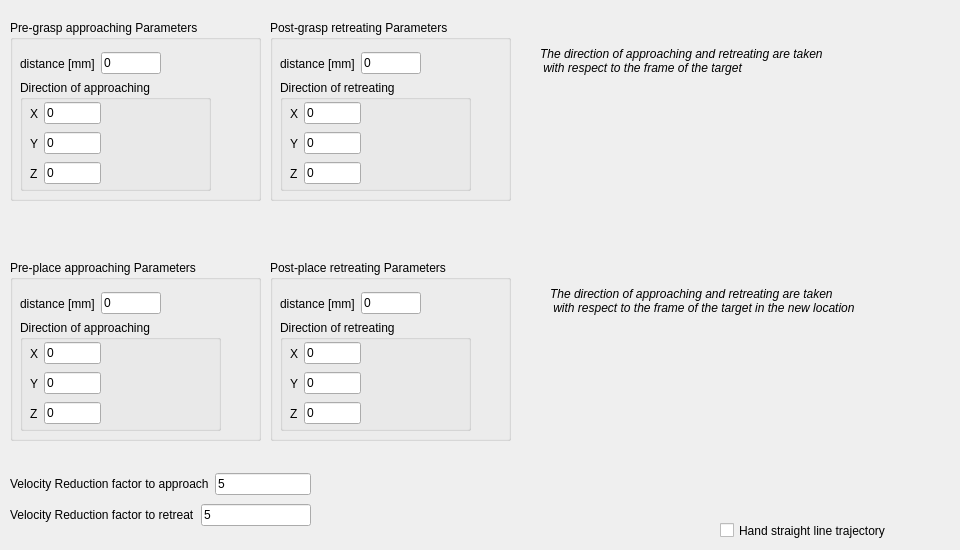
   <widget class="QWidget" name="tab_huml_pick">
    <attribute name="title">
     <string>Pick &amp;&amp; Place settings</string>
    </attribute>
    <widget class="QGroupBox" name="groupBox_pre_grasp">
     <property name="geometry">
      <rect>
       <x>10</x>
       <y>20</y>
       <width>251</width>
       <height>181</height>
      </rect>
     </property>
     <property name="title">
      <string>Pre-grasp approaching Parameters</string>
     </property>
     <widget class="QWidget" name="layoutWidget_dist">
      <property name="geometry">
       <rect>
        <x>10</x>
        <y>30</y>
        <width>141</width>
        <height>27</height>
       </rect>
      </property>
      <layout class="QHBoxLayout" name="horizontalLayout_16">
       <item>
        <widget class="QLabel" name="label_31">
         <property name="text">
          <string>distance [mm]</string>
         </property>
        </widget>
       </item>
       <item>
        <widget class="QLineEdit" name="lineEdit_pre_grasp_dist">
         <property name="text">
          <string>0</string>
         </property>
        </widget>
       </item>
      </layout>
     </widget>
     <widget class="QGroupBox" name="groupBox_9">
      <property name="geometry">
       <rect>
        <x>10</x>
        <y>60</y>
        <width>191</width>
        <height>111</height>
       </rect>
      </property>
      <property name="title">
       <string>Direction of approaching</string>
      </property>
      <widget class="QWidget" name="layoutWidget_12">
       <property name="geometry">
        <rect>
         <x>10</x>
         <y>50</y>
         <width>71</width>
         <height>27</height>
        </rect>
       </property>
       <layout class="QHBoxLayout" name="horizontalLayout_29">
        <item>
         <widget class="QLabel" name="label_97">
          <property name="text">
           <string>Y</string>
          </property>
         </widget>
        </item>
        <item>
         <widget class="QLineEdit" name="lineEdit_pre_grasp_y">
          <property name="text">
           <string>0</string>
          </property>
         </widget>
        </item>
       </layout>
      </widget>
      <widget class="QWidget" name="layoutWidget_13">
       <property name="geometry">
        <rect>
         <x>10</x>
         <y>80</y>
         <width>71</width>
         <height>27</height>
        </rect>
       </property>
       <layout class="QHBoxLayout" name="horizontalLayout_30">
        <item>
         <widget class="QLabel" name="label_98">
          <property name="text">
           <string>Z</string>
          </property>
         </widget>
        </item>
        <item>
         <widget class="QLineEdit" name="lineEdit_pre_grasp_z">
          <property name="text">
           <string>0</string>
          </property>
         </widget>
        </item>
       </layout>
      </widget>
      <widget class="QWidget" name="layoutWidget_eng_tol_pos_3">
       <property name="geometry">
        <rect>
         <x>10</x>
         <y>20</y>
         <width>71</width>
         <height>27</height>
        </rect>
       </property>
       <layout class="QHBoxLayout" name="horizontalLayout_31">
        <item>
         <widget class="QLabel" name="label_99">
          <property name="text">
           <string>X</string>
          </property>
         </widget>
        </item>
        <item>
         <widget class="QLineEdit" name="lineEdit_pre_grasp_x">
          <property name="text">
           <string>0</string>
          </property>
         </widget>
        </item>
       </layout>
      </widget>
     </widget>
    </widget>
    <widget class="QGroupBox" name="groupBox_post_grasp">
     <property name="geometry">
      <rect>
       <x>270</x>
       <y>20</y>
       <width>241</width>
       <height>181</height>
      </rect>
     </property>
     <property name="title">
      <string>Post-grasp retreating Parameters</string>
     </property>
     <widget class="QWidget" name="layoutWidget_dist_2">
      <property name="geometry">
       <rect>
        <x>10</x>
        <y>30</y>
        <width>141</width>
        <height>27</height>
       </rect>
      </property>
      <layout class="QHBoxLayout" name="horizontalLayout_18">
       <item>
        <widget class="QLabel" name="label_33">
         <property name="text">
          <string>distance [mm]</string>
         </property>
        </widget>
       </item>
       <item>
        <widget class="QLineEdit" name="lineEdit_post_grasp_dist">
         <property name="text">
          <string>0</string>
         </property>
        </widget>
       </item>
      </layout>
     </widget>
     <widget class="QGroupBox" name="groupBox_10">
      <property name="geometry">
       <rect>
        <x>10</x>
        <y>60</y>
        <width>191</width>
        <height>111</height>
       </rect>
      </property>
      <property name="title">
       <string>Direction of retreating</string>
      </property>
      <widget class="QWidget" name="layoutWidget_14">
       <property name="geometry">
        <rect>
         <x>10</x>
         <y>50</y>
         <width>71</width>
         <height>27</height>
        </rect>
       </property>
       <layout class="QHBoxLayout" name="horizontalLayout_32">
        <item>
         <widget class="QLabel" name="label_100">
          <property name="text">
           <string>Y</string>
          </property>
         </widget>
        </item>
        <item>
         <widget class="QLineEdit" name="lineEdit_post_grasp_y">
          <property name="text">
           <string>0</string>
          </property>
         </widget>
        </item>
       </layout>
      </widget>
      <widget class="QWidget" name="layoutWidget_15">
       <property name="geometry">
        <rect>
         <x>10</x>
         <y>80</y>
         <width>71</width>
         <height>27</height>
        </rect>
       </property>
       <layout class="QHBoxLayout" name="horizontalLayout_33">
        <item>
         <widget class="QLabel" name="label_101">
          <property name="text">
           <string>Z</string>
          </property>
         </widget>
        </item>
        <item>
         <widget class="QLineEdit" name="lineEdit_post_grasp_z">
          <property name="text">
           <string>0</string>
          </property>
         </widget>
        </item>
       </layout>
      </widget>
      <widget class="QWidget" name="layoutWidget_eng_tol_pos_4">
       <property name="geometry">
        <rect>
         <x>10</x>
         <y>20</y>
         <width>71</width>
         <height>27</height>
        </rect>
       </property>
       <layout class="QHBoxLayout" name="horizontalLayout_34">
        <item>
         <widget class="QLabel" name="label_102">
          <property name="text">
           <string>X</string>
          </property>
         </widget>
        </item>
        <item>
         <widget class="QLineEdit" name="lineEdit_post_grasp_x">
          <property name="text">
           <string>0</string>
          </property>
         </widget>
        </item>
       </layout>
      </widget>
     </widget>
    </widget>
    <widget class="QLabel" name="label_pick">
     <property name="geometry">
      <rect>
       <x>540</x>
       <y>40</y>
       <width>331</width>
       <height>41</height>
      </rect>
     </property>
     <property name="font">
      <font>
       <italic>true</italic>
       <underline>false</underline>
      </font>
     </property>
     <property name="text">
      <string>The direction of approaching and retreating are taken 
 with respect to the frame of the target</string>
     </property>
    </widget>
    <widget class="QGroupBox" name="groupBox_pre_place">
     <property name="geometry">
      <rect>
       <x>10</x>
       <y>260</y>
       <width>251</width>
       <height>181</height>
      </rect>
     </property>
     <property name="title">
      <string>Pre-place approaching Parameters</string>
     </property>
     <widget class="QWidget" name="layoutWidget_dist_5">
      <property name="geometry">
       <rect>
        <x>10</x>
        <y>30</y>
        <width>141</width>
        <height>27</height>
       </rect>
      </property>
      <layout class="QHBoxLayout" name="horizontalLayout_101">
       <item>
        <widget class="QLabel" name="label_186">
         <property name="text">
          <string>distance [mm]</string>
         </property>
        </widget>
       </item>
       <item>
        <widget class="QLineEdit" name="lineEdit_pre_place_dist">
         <property name="text">
          <string>0</string>
         </property>
        </widget>
       </item>
      </layout>
     </widget>
     <widget class="QGroupBox" name="groupBox_13">
      <property name="geometry">
       <rect>
        <x>10</x>
        <y>60</y>
        <width>201</width>
        <height>111</height>
       </rect>
      </property>
      <property name="title">
       <string>Direction of approaching</string>
      </property>
      <widget class="QWidget" name="layoutWidget_24">
       <property name="geometry">
        <rect>
         <x>10</x>
         <y>50</y>
         <width>71</width>
         <height>27</height>
        </rect>
       </property>
       <layout class="QHBoxLayout" name="horizontalLayout_102">
        <item>
         <widget class="QLabel" name="label_187">
          <property name="text">
           <string>Y</string>
          </property>
         </widget>
        </item>
        <item>
         <widget class="QLineEdit" name="lineEdit_pre_place_y">
          <property name="text">
           <string>0</string>
          </property>
         </widget>
        </item>
       </layout>
      </widget>
      <widget class="QWidget" name="layoutWidget_25">
       <property name="geometry">
        <rect>
         <x>10</x>
         <y>80</y>
         <width>71</width>
         <height>27</height>
        </rect>
       </property>
       <layout class="QHBoxLayout" name="horizontalLayout_103">
        <item>
         <widget class="QLabel" name="label_188">
          <property name="text">
           <string>Z</string>
          </property>
         </widget>
        </item>
        <item>
         <widget class="QLineEdit" name="lineEdit_pre_place_z">
          <property name="text">
           <string>0</string>
          </property>
         </widget>
        </item>
       </layout>
      </widget>
      <widget class="QWidget" name="layoutWidget_eng_tol_pos_9">
       <property name="geometry">
        <rect>
         <x>10</x>
         <y>20</y>
         <width>71</width>
         <height>27</height>
        </rect>
       </property>
       <layout class="QHBoxLayout" name="horizontalLayout_104">
        <item>
         <widget class="QLabel" name="label_189">
          <property name="text">
           <string>X</string>
          </property>
         </widget>
        </item>
        <item>
         <widget class="QLineEdit" name="lineEdit_pre_place_x">
          <property name="text">
           <string>0</string>
          </property>
         </widget>
        </item>
       </layout>
      </widget>
     </widget>
    </widget>
    <widget class="QLabel" name="label_pick_3">
     <property name="geometry">
      <rect>
       <x>550</x>
       <y>280</y>
       <width>361</width>
       <height>41</height>
      </rect>
     </property>
     <property name="font">
      <font>
       <italic>true</italic>
       <underline>false</underline>
      </font>
     </property>
     <property name="text">
      <string>The direction of approaching and retreating are taken 
 with respect to the frame of the target in the new location</string>
     </property>
    </widget>
    <widget class="QGroupBox" name="groupBox_post_place">
     <property name="geometry">
      <rect>
       <x>270</x>
       <y>260</y>
       <width>241</width>
       <height>181</height>
      </rect>
     </property>
     <property name="title">
      <string>Post-place retreating Parameters</string>
     </property>
     <widget class="QWidget" name="layoutWidget_dist_6">
      <property name="geometry">
       <rect>
        <x>10</x>
        <y>30</y>
        <width>141</width>
        <height>27</height>
       </rect>
      </property>
      <layout class="QHBoxLayout" name="horizontalLayout_105">
       <item>
        <widget class="QLabel" name="label_190">
         <property name="text">
          <string>distance [mm]</string>
         </property>
        </widget>
       </item>
       <item>
        <widget class="QLineEdit" name="lineEdit_post_place_dist">
         <property name="text">
          <string>0</string>
         </property>
        </widget>
       </item>
      </layout>
     </widget>
     <widget class="QGroupBox" name="groupBox_14">
      <property name="geometry">
       <rect>
        <x>10</x>
        <y>60</y>
        <width>191</width>
        <height>111</height>
       </rect>
      </property>
      <property name="title">
       <string>Direction of retreating</string>
      </property>
      <widget class="QWidget" name="layoutWidget_26">
       <property name="geometry">
        <rect>
         <x>10</x>
         <y>50</y>
         <width>71</width>
         <height>27</height>
        </rect>
       </property>
       <layout class="QHBoxLayout" name="horizontalLayout_106">
        <item>
         <widget class="QLabel" name="label_191">
          <property name="text">
           <string>Y</string>
          </property>
         </widget>
        </item>
        <item>
         <widget class="QLineEdit" name="lineEdit_post_place_y">
          <property name="text">
           <string>0</string>
          </property>
         </widget>
        </item>
       </layout>
      </widget>
      <widget class="QWidget" name="layoutWidget_27">
       <property name="geometry">
        <rect>
         <x>10</x>
         <y>80</y>
         <width>71</width>
         <height>27</height>
        </rect>
       </property>
       <layout class="QHBoxLayout" name="horizontalLayout_107">
        <item>
         <widget class="QLabel" name="label_192">
          <property name="text">
           <string>Z</string>
          </property>
         </widget>
        </item>
        <item>
         <widget class="QLineEdit" name="lineEdit_post_place_z">
          <property name="text">
           <string>0</string>
          </property>
         </widget>
        </item>
       </layout>
      </widget>
      <widget class="QWidget" name="layoutWidget_eng_tol_pos_10">
       <property name="geometry">
        <rect>
         <x>10</x>
         <y>20</y>
         <width>71</width>
         <height>27</height>
        </rect>
       </property>
       <layout class="QHBoxLayout" name="horizontalLayout_108">
        <item>
         <widget class="QLabel" name="label_193">
          <property name="text">
           <string>X</string>
          </property>
         </widget>
        </item>
        <item>
         <widget class="QLineEdit" name="lineEdit_post_place_x">
          <property name="text">
           <string>0</string>
          </property>
         </widget>
        </item>
       </layout>
      </widget>
     </widget>
    </widget>
    <widget class="QCheckBox" name="checkBox_straight_line">
     <property name="geometry">
      <rect>
       <x>720</x>
       <y>520</y>
       <width>231</width>
       <height>21</height>
      </rect>
     </property>
     <property name="text">
      <string>Hand straight line trajectory</string>
     </property>
    </widget>
    <widget class="QWidget" name="layoutWidget">
     <property name="geometry">
      <rect>
       <x>10</x>
       <y>470</y>
       <width>301</width>
       <height>60</height>
      </rect>
     </property>
     <layout class="QVBoxLayout" name="verticalLayout_28">
      <item>
       <layout class="QHBoxLayout" name="horizontalLayout_14">
        <item>
         <widget class="QLabel" name="label_194">
          <property name="text">
           <string>Velocity Reduction factor to approach</string>
          </property>
         </widget>
        </item>
        <item>
         <widget class="QLineEdit" name="lineEdit_w_red_app">
          <property name="text">
           <string>5</string>
          </property>
         </widget>
        </item>
       </layout>
      </item>
      <item>
       <layout class="QHBoxLayout" name="horizontalLayout_21">
        <item>
         <widget class="QLabel" name="label_195">
          <property name="text">
           <string>Velocity Reduction factor to retreat</string>
          </property>
         </widget>
        </item>
        <item>
         <widget class="QLineEdit" name="lineEdit_w_red_ret">
          <property name="text">
           <string>5</string>
          </property>
         </widget>
        </item>
       </layout>
      </item>
     </layout>
    </widget>
    <zorder>layoutWidget</zorder>
    <zorder>groupBox_pre_grasp</zorder>
    <zorder>groupBox_post_grasp</zorder>
    <zorder>label_pick</zorder>
    <zorder>groupBox_pre_place</zorder>
    <zorder>label_pick_3</zorder>
    <zorder>groupBox_post_place</zorder>
    <zorder>checkBox_straight_line</zorder>
   </widget>
